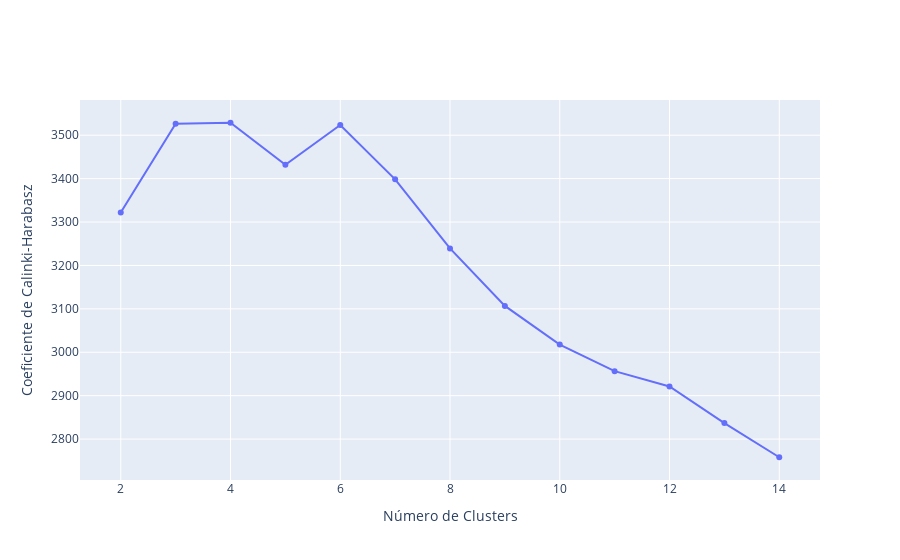

Notebook code cell kept with this figure:
### Code cell
fig = go.Figure()

fig.add_trace(
  go.Scatter(
    x=list(range(2, 15)),
    y=chs
  )
)

fig.update_layout(
  dict(
    xaxis_title = 'Número de Clusters',
    yaxis_title = 'Coeficiente de Calinki-Harabasz'
  )
)

fig.show()

### Figure 1 — Plotly figure (JSON) as saved in the notebook; plotly's stock layout.template omitted (floating-point values rounded to 4 significant figures)
{"data": [{"type": "scatter", "x": [2, 3, 4, 5, 6, 7, 8, 9, 10, 11, 12, 13, 14], "y": [3322.0, 3526.0, 3529.0, 3432.0, 3524.0, 3398.0, 3239.0, 3107.0, 3018.0, 2956.0, 2921.0, 2837.0, 2758.0]}], "layout": {"xaxis": {"title": {"text": "Número de Clusters"}}, "yaxis": {"title": {"text": "Coeficiente de Calinki-Harabasz"}}}}
